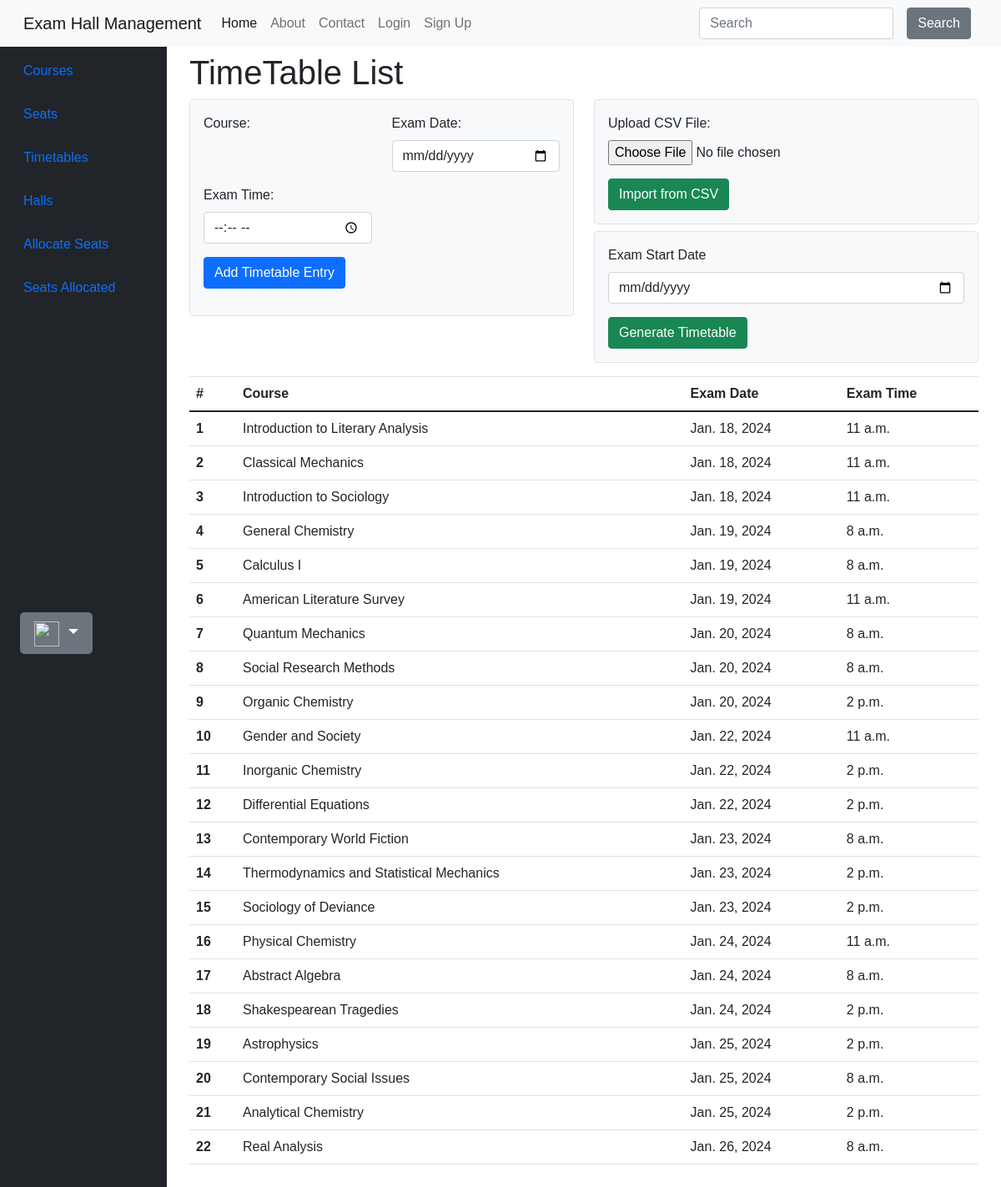
Page /main/generate-timetable/ on the committed database.
### main/models.py (models this page shows, shortened)
class TimeTable(models.Model):
    course = models.ForeignKey(Course, on_delete=models.CASCADE)
    exam_date = models.DateField()
    exam_time = models.TimeField()

class Course(models.Model):
    name = models.CharField(max_length=100)
    code = models.CharField(max_length=8)
    department = models.ForeignKey(Department, on_delete=models.CASCADE)
    def __str__(self):
        return f"{self.name}"

### main/views.py (the view, shortened to what this page needs)
# urls.py: path('generate-timetable/', GenerateTimeTableView.as_view(), name='generate'),
class GenerateTimeTableView(View):
    template_name = 'main/timetables.html'
    def get(self, request, *args, **kwargs):
        courses = Course.objects.all()
        timetable = TimeTable.objects.all()
        form = CourseForm()
        return render(request, self.template_name, {'courses': courses, 'timetable':timetable, 'form': form})

### main/forms.py
class CourseForm(forms.ModelForm):
    class Meta:
        model = Course
        fields = ['name', 'code', 'department']

### main/templates/main/timetables.html (shortened to what this page needs)
{% extends 'main/base.html' %}
{% load widget_tweaks %}
{% block content %}
    <h1>TimeTable List</h1>
    <div class="row mb-3">
        <div class="col-md-6">
            <div class="form-container bg-light p-3 rounded border">
                <form method="post" enctype="multipart/form-data">
                    <div class="form-group row">
                        <div class="col-md-6">
                            <label for="{{ form.course.id_for_label }}">Course:</label>
                        </div>
                        <div class="col-md-6">
                            <label for="{{ form.exam_date.id_for_label }}">Exam Date:</label>
                            <input type="date" id="exam_date" name="exam_date"
                            placeholder="dd-mm-yyyy" class="form-control">
                        </div>
                        <div class="col-md-6 mt-3">
                            <label for="{{ form.exam_time.id_for_label }}">Exam Time:</label>
                            <input type="time" id="exam_time" name="exam_time"
                            min="08:00" max="16:00" class="form-control" required/>
                        </div>
                        <div class="col-md-12 mt-3">
                            <button type="submit" class="btn btn-primary">Add Timetable Entry</button>
                        </div>
                    </div>
                </form>
            </div>
        </div>
        <div class="col-md-6">
            <div class="form-container bg-light p-3 rounded border">
                <form method="post" enctype="multipart/form-data" action={% url 'main:create_timetable' %}>
                    <div class="form-group">
                        <label for="csv_file">Upload CSV File:</label>
                        <input class="form-control-file" type="file" name="csv_file" required>
                    </div>
                    <div class="mt-3">
                        <button type="submit" class="btn btn-success">Import from CSV</button>
                    </div>
            </div>
            <div class="form-container bg-light mt-2 p-3 rounded border">
                <form method="post" action="{% url 'main:generate' %}">
                    <div class="form-group">
                        <label for="exam_date">Exam Start Date</label>
                        <input class="form-control" type="date" name="exam_date" required>
                    </div>
                    <div class="mt-3">
                        <button type="submit" class="btn btn-success">Generate Timetable</button>
                    </div>
                </form>
            </div>
        </div>
    </div>
    <table class="table">
        <thead>
            <tr>
                <th scope="col">#</th>
                <th scope="col">Course</th>
                <th scope="col">Exam Date</th>
                <th scope="col">Exam Time</th>
            </tr>
        </thead>
        <tbody>
            {% for entry in timetable %}
                <tr>
                    <th scope="row">{{ forloop.counter }}</th>
                    <td>{{ entry.course }}</td>
                    <td>{{ entry.exam_date }}</td>
                    <td>{{ entry.exam_time }}</td>
                </tr>
            {% endfor %}
        </tbody>
    </table>
{% endblock %}

### rows in the picture
TimeTable: course "Introduction to Literary Analysis", exam_date "Jan. 18, 2024", exam_time "11 a.m."
TimeTable: course "Classical Mechanics", exam_date "Jan. 18, 2024", exam_time "11 a.m."
TimeTable: course "Introduction to Sociology", exam_date "Jan. 18, 2024", exam_time "11 a.m."
TimeTable: course "General Chemistry", exam_date "Jan. 19, 2024", exam_time "8 a.m."
TimeTable: course "Calculus I", exam_date "Jan. 19, 2024", exam_time "8 a.m."
TimeTable: course "American Literature Survey", exam_date "Jan. 19, 2024", exam_time "11 a.m."
TimeTable: course "Quantum Mechanics", exam_date "Jan. 20, 2024", exam_time "8 a.m."
TimeTable: course "Social Research Methods", exam_date "Jan. 20, 2024", exam_time "8 a.m."
TimeTable: course "Organic Chemistry", exam_date "Jan. 20, 2024", exam_time "2 p.m."
TimeTable: course "Gender and Society", exam_date "Jan. 22, 2024", exam_time "11 a.m."
TimeTable: course "Inorganic Chemistry", exam_date "Jan. 22, 2024", exam_time "2 p.m."
TimeTable: course "Differential Equations", exam_date "Jan. 22, 2024", exam_time "2 p.m."
TimeTable: course "Contemporary World Fiction", exam_date "Jan. 23, 2024", exam_time "8 a.m."
TimeTable: course "Thermodynamics and Statistical Mechanics", exam_date "Jan. 23, 2024", exam_time "2 p.m."
TimeTable: course "Sociology of Deviance", exam_date "Jan. 23, 2024", exam_time "2 p.m."
TimeTable: course "Physical Chemistry", exam_date "Jan. 24, 2024", exam_time "11 a.m."
TimeTable: course "Abstract Algebra", exam_date "Jan. 24, 2024", exam_time "8 a.m."
TimeTable: course "Shakespearean Tragedies", exam_date "Jan. 24, 2024", exam_time "2 p.m."
TimeTable: course "Astrophysics", exam_date "Jan. 25, 2024", exam_time "2 p.m."
TimeTable: course "Contemporary Social Issues", exam_date "Jan. 25, 2024", exam_time "8 a.m."
TimeTable: course "Analytical Chemistry", exam_date "Jan. 25, 2024", exam_time "2 p.m."
TimeTable: course "Real Analysis", exam_date "Jan. 26, 2024", exam_time "8 a.m."
